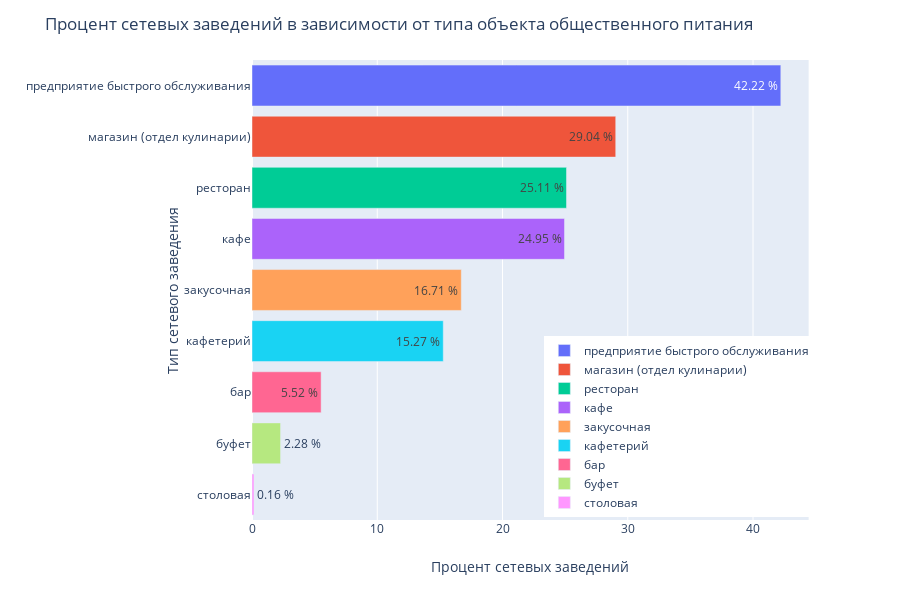

This figure's notebook cell:
### Code cell
# линейчатая диаграмма процента сетевых заведений в зависимости по типа объекта общественного питания
fig = px.bar(percent_chains, x='Процент сетевых заведений', y='Тип объекта', text='Процент сетевых заведений', orientation='h', color='Тип объекта')
fig.update_layout(
    title='Процент сетевых заведений в зависимости от типа объекта общественного питания',
    xaxis_title='Процент сетевых заведений',
    yaxis_title='Тип сетевого заведения'
)
fig.update_layout(legend=dict(
        yanchor='top',
        y=0.40,
        xanchor="right",
        x=0.99
    )
                 )
for trace, percent in zip(fig.data, object_chain['percent']):
    trace.name = trace.name.split('=')[1].strip()
fig.show()

### Figure 1 — Plotly figure (JSON) as saved in the notebook; plotly's stock layout.template omitted (floating-point values rounded to 4 significant figures)
{"data": [{"alignmentgroup": "True", "hoverlabel": {"namelength": 0}, "hovertemplate": "Тип объекта=%{y}<br>Процент сетевых заведений=%{text}", "legendgroup": "Тип объекта=предприятие быстрого обслуживания", "marker": {"color": "#636efa"}, "name": "предприятие быстрого обслуживания", "offsetgroup": "Тип объекта=предприятие быстрого обслуживания", "orientation": "h", "showlegend": true, "text": ["42.22 %"], "textposition": "auto", "type": "bar", "x": ["42.22 %"], "xaxis": "x", "y": ["предприятие быстрого обслуживания"], "yaxis": "y"}, {"alignmentgroup": "True", "hoverlabel": {"namelength": 0}, "hovertemplate": "Тип объекта=%{y}<br>Процент сетевых заведений=%{text}", "legendgroup": "Тип объекта=магазин (отдел кулинарии)", "marker": {"color": "#EF553B"}, "name": "магазин (отдел кулинарии)", "offsetgroup": "Тип объекта=магазин (отдел кулинарии)", "orientation": "h", "showlegend": true, "text": ["29.04 %"], "textposition": "auto", "type": "bar", "x": ["29.04 %"], "xaxis": "x", "y": ["магазин (отдел кулинарии)"], "yaxis": "y"}, {"alignmentgroup": "True", "hoverlabel": {"namelength": 0}, "hovertemplate": "Тип объекта=%{y}<br>Процент сетевых заведений=%{text}", "legendgroup": "Тип объекта=ресторан", "marker": {"color": "#00cc96"}, "name": "ресторан", "offsetgroup": "Тип объекта=ресторан", "orientation": "h", "showlegend": true, "text": ["25.11 %"], "textposition": "auto", "type": "bar", "x": ["25.11 %"], "xaxis": "x", "y": ["ресторан"], "yaxis": "y"}, {"alignmentgroup": "True", "hoverlabel": {"namelength": 0}, "hovertemplate": "Тип объекта=%{y}<br>Процент сетевых заведений=%{text}", "legendgroup": "Тип объекта=кафе", "marker": {"color": "#ab63fa"}, "name": "кафе", "offsetgroup": "Тип объекта=кафе", "orientation": "h", "showlegend": true, "text": ["24.95 %"], "textposition": "auto", "type": "bar", "x": ["24.95 %"], "xaxis": "x", "y": ["кафе"], "yaxis": "y"}, {"alignmentgroup": "True", "hoverlabel": {"namelength": 0}, "hovertemplate": "Тип объекта=%{y}<br>Процент сетевых заведений=%{text}", "legendgroup": "Тип объекта=закусочная", "marker": {"color": "#FFA15A"}, "name": "закусочная", "offsetgroup": "Тип объекта=закусочная", "orientation": "h", "showlegend": true, "text": ["16.71 %"], "textposition": "auto", "type": "bar", "x": ["16.71 %"], "xaxis": "x", "y": ["закусочная"], "yaxis": "y"}, {"alignmentgroup": "True", "hoverlabel": {"namelength": 0}, "hovertemplate": "Тип объекта=%{y}<br>Процент сетевых заведений=%{text}", "legendgroup": "Тип объекта=кафетерий", "marker": {"color": "#19d3f3"}, "name": "кафетерий", "offsetgroup": "Тип объекта=кафетерий", "orientation": "h", "showlegend": true, "text": ["15.27 %"], "textposition": "auto", "type": "bar", "x": ["15.27 %"], "xaxis": "x", "y": ["кафетерий"], "yaxis": "y"}, {"alignmentgroup": "True", "hoverlabel": {"namelength": 0}, "hovertemplate": "Тип объекта=%{y}<br>Процент сетевых заведений=%{text}", "legendgroup": "Тип объекта=бар", "marker": {"color": "#FF6692"}, "name": "бар", "offsetgroup": "Тип объекта=бар", "orientation": "h", "showlegend": true, "text": ["5.52 %"], "textposition": "auto", "type": "bar", "x": ["5.52 %"], "xaxis": "x", "y": ["бар"], "yaxis": "y"}, {"alignmentgroup": "True", "hoverlabel": {"namelength": 0}, "hovertemplate": "Тип объекта=%{y}<br>Процент сетевых заведений=%{text}", "legendgroup": "Тип объекта=буфет", "marker": {"color": "#B6E880"}, "name": "буфет", "offsetgroup": "Тип объекта=буфет", "orientation": "h", "showlegend": true, "text": ["2.28 %"], "textposition": "auto", "type": "bar", "x": ["2.28 %"], "xaxis": "x", "y": ["буфет"], "yaxis": "y"}, {"alignmentgroup": "True", "hoverlabel": {"namelength": 0}, "hovertemplate": "Тип объекта=%{y}<br>Процент сетевых заведений=%{text}", "legendgroup": "Тип объекта=столовая", "marker": {"color": "#FF97FF"}, "name": "столовая", "offsetgroup": "Тип объекта=столовая", "orientation": "h", "showlegend": true, "text": ["0.16 %"], "textposition": "auto", "type": "bar", "x": ["0.16 %"], "xaxis": "x", "y": ["столовая"], "yaxis": "y"}], "layout": {"barmode": "relative", "height": 600, "legend": {"tracegroupgap": 0, "x": 0.99, "xanchor": "right", "y": 0.4, "yanchor": "top"}, "margin": {"t": 60}, "title": {"text": "Процент сетевых заведений в зависимости от типа объекта общественного питания"}, "xaxis": {"anchor": "y", "domain": [0, 0.98], "title": {"text": "Процент сетевых заведений"}}, "yaxis": {"anchor": "x", "categoryarray": ["столовая", "буфет", "бар", "кафетерий", "закусочная", "кафе", "ресторан", "магазин (отдел кулинарии)", "предприятие быстрого обслуживания"], "categoryorder": "array", "domain": [0, 1], "title": {"text": "Тип сетевого заведения"}}}}
